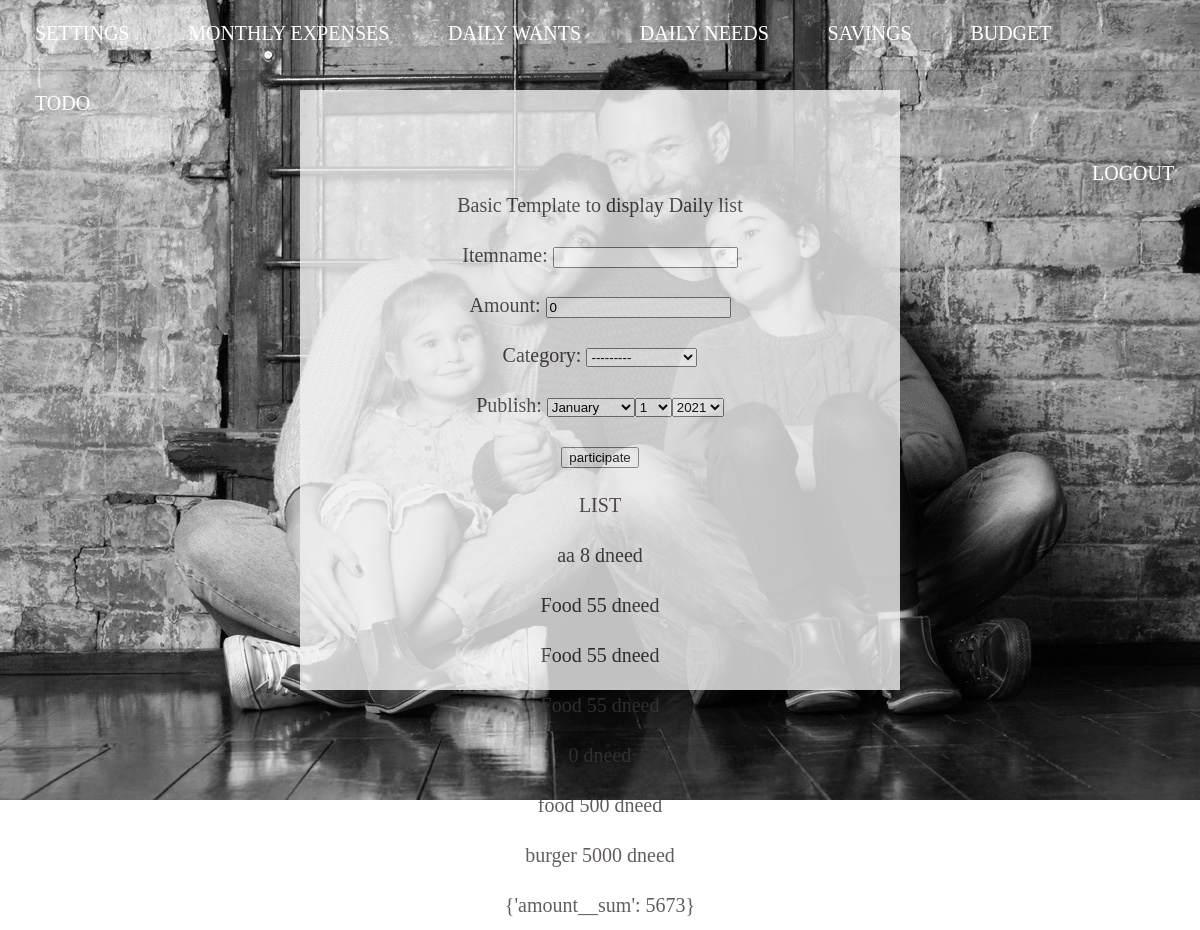
Page /dailyneed_list/ on the committed database.
### person/models.py (models this page shows, shortened)
class Budget(models.Model):
    itemname = models.CharField(max_length=255, blank=True)
    publish = models.DateTimeField(auto_now=True)
    amount = models.IntegerField(default =0)
    category = models.CharField(choices=CAT_CHOICES, max_length=255)

### person/views.py (the view)
# urls.py: path('dailyneed_list/',dailyneed_list, name='dailyneed_list'),
def dailyneed_list(request):
    budneed = Budget.objects.all().filter(category='dneed')
    form = BudgetForm(request.POST or None)
    if form.is_valid():
        form.save()
        return HttpResponseRedirect('http://127.0.0.1:8000/person/daily')
    adderd = Budget.objects.all().filter(category='dneed').aggregate(Sum('amount'))
    context = {
        "budneed":budneed,
        "form":form,
        "adderd":adderd,
    }
    return render(request, 'person/daily.html', context)

### person/forms.py
class BudgetForm(forms.ModelForm):
    publish = forms.DateField(widget=forms.SelectDateWidget)
    class Meta:
        model = Budget
        fields = [
            "itemname",
            "amount",
            "category",
        ]

### person/templates/person/daily.html (shortened to what this page needs)
<!DOCTYPE html>
<html>
	<head>
    {% load staticfiles %}
		<link rel="stylesheet" href="https://cdnjs.cloudflare.com/ajax/libs/font-awesome/4.7.0/css/font-awesome.min.css">
		</head>
	<body>
		<header class="cd-main-header">
		<nav class="cd-main-nav js-main-nav">
			<ul class="cd-main-nav__list">
        <li><a class="active" style="color:#fff;" href="http://127.0.0.1:8000/settings/">Settings</a></li>
				<li><a  style="color:#fff;" href="http://127.0.0.1:8000/monthlyneed_list">Monthly Expenses</a></li>
				<li><a  style="color:#fff;" href="http://127.0.0.1:8000/dailywant/">Daily wants</a></li>
				<li><a style="color:#fff;" href="http://127.0.0.1:8000/dailyneed_list/">Daily needs</a></li>
				<li><a style="color:#fff;" href="http://127.0.0.1:8000/saving/">Savings</a></li>
				<li><a style="color:#fff;" href="http://127.0.0.1:8000/budget/">Budget</a></li>
				<li><a style="color:#fff;" href="http://127.0.0.1:8000/todo/">ToDo</a></li>
			</ul>
		</nav>
		<nav class="login js-main-nav">
			<ul class="cd-main-nav__list">
				<li><a style="color:#fff;" href="http://127.0.0.1:8000/person/">Logout</a></li>
			</ul>
		</nav>
		</header>
		<div class="flex-container" >
	  <div>
<h3><center>Basic Template to display Daily list</center></h3>
          <form method="POST" >{% csrf_token %}
            {{form.as_p}}<input type="submit"  value="participate" a href="http://127.0.0.1:8000/person/budget/"></form>
            <h3>LIST</h3>
          {% for bud in budneed  %}
          <ul>
            <li><h3>
              {{ bud.itemname }}  {{ bud.amount }} {{ bud.category}}
            </h3></li>
          </ul>
            {% endfor %}
        <h2>{{adderd}}</h2>
	  </div>
	</div>
		</body>
</html>

### rows in the picture
Budget: itemname "aa", amount "8", category "dneed"
Budget: itemname "Food", amount "55", category "dneed"
Budget: itemname "Food", amount "55", category "dneed"
Budget: itemname "Food", amount "55", category "dneed"
Budget: amount "0", category "dneed"
Budget: itemname "food", amount "500", category "dneed"
Budget: itemname "burger", amount "5000", category "dneed"

### other values in the picture
{{ adderd }} "{'amount__sum': 5673}"
